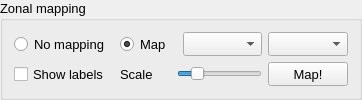
    <widget class="QgsCollapsibleGroupBox" name="glob_zone_map">
     <property name="enabled">
      <bool>true</bool>
     </property>
     <property name="sizePolicy">
      <sizepolicy hsizetype="Expanding" vsizetype="Preferred">
       <horstretch>0</horstretch>
       <verstretch>0</verstretch>
      </sizepolicy>
     </property>
     <property name="maximumSize">
      <size>
       <width>3840</width>
       <height>16777215</height>
      </size>
     </property>
     <property name="font">
      <font>
       <pointsize>10</pointsize>
      </font>
     </property>
     <property name="title">
      <string>Zonal mapping</string>
     </property>
     <layout class="QGridLayout" name="gridLayout_6">
      <item row="1" column="5">
       <widget class="QComboBox" name="cob_zones_map_info">
        <property name="sizePolicy">
         <sizepolicy hsizetype="Expanding" vsizetype="Preferred">
          <horstretch>0</horstretch>
          <verstretch>0</verstretch>
         </sizepolicy>
        </property>
        <property name="maximumSize">
         <size>
          <width>16777215</width>
          <height>60</height>
         </size>
        </property>
        <property name="font">
         <font>
          <pointsize>10</pointsize>
         </font>
        </property>
       </widget>
      </item>
      <item row="1" column="6">
       <widget class="QComboBox" name="cob_zones_color">
        <property name="sizePolicy">
         <sizepolicy hsizetype="Expanding" vsizetype="Preferred">
          <horstretch>0</horstretch>
          <verstretch>0</verstretch>
         </sizepolicy>
        </property>
        <property name="maximumSize">
         <size>
          <width>16777215</width>
          <height>60</height>
         </size>
        </property>
        <property name="font">
         <font>
          <pointsize>10</pointsize>
         </font>
        </property>
       </widget>
      </item>
      <item row="2" column="6">
       <widget class="QPushButton" name="but_map_zones">
        <property name="enabled">
         <bool>true</bool>
        </property>
        <property name="sizePolicy">
         <sizepolicy hsizetype="Expanding" vsizetype="Preferred">
          <horstretch>0</horstretch>
          <verstretch>0</verstretch>
         </sizepolicy>
        </property>
        <property name="maximumSize">
         <size>
          <width>16777215</width>
          <height>60</height>
         </size>
        </property>
        <property name="font">
         <font>
          <pointsize>10</pointsize>
         </font>
        </property>
        <property name="text">
         <string>Map!</string>
        </property>
       </widget>
      </item>
      <item row="2" column="1">
       <widget class="QLabel" name="lbl_scl_zone">
        <property name="sizePolicy">
         <sizepolicy hsizetype="Expanding" vsizetype="Preferred">
          <horstretch>0</horstretch>
          <verstretch>0</verstretch>
         </sizepolicy>
        </property>
        <property name="maximumSize">
         <size>
          <width>100</width>
          <height>60</height>
         </size>
        </property>
        <property name="font">
         <font>
          <pointsize>10</pointsize>
         </font>
        </property>
        <property name="text">
         <string>Scale</string>
        </property>
        <property name="alignment">
         <set>Qt::AlignLeading|Qt::AlignLeft|Qt::AlignVCenter</set>
        </property>
       </widget>
      </item>
      <item row="1" column="1">
       <widget class="QRadioButton" name="rdo_map_zones">
        <property name="enabled">
         <bool>true</bool>
        </property>
        <property name="sizePolicy">
         <sizepolicy hsizetype="Expanding" vsizetype="Preferred">
          <horstretch>0</horstretch>
          <verstretch>0</verstretch>
         </sizepolicy>
        </property>
        <property name="minimumSize">
         <size>
          <width>50</width>
          <height>0</height>
         </size>
        </property>
        <property name="maximumSize">
         <size>
          <width>100</width>
          <height>60</height>
         </size>
        </property>
        <property name="font">
         <font>
          <pointsize>10</pointsize>
         </font>
        </property>
        <property name="text">
         <string>Map</string>
        </property>
        <property name="checked">
         <bool>true</bool>
        </property>
       </widget>
      </item>
      <item row="1" column="0">
       <widget class="QRadioButton" name="rdo_no_map_zones">
        <property name="sizePolicy">
         <sizepolicy hsizetype="Expanding" vsizetype="Preferred">
          <horstretch>0</horstretch>
          <verstretch>0</verstretch>
         </sizepolicy>
        </property>
        <property name="minimumSize">
         <size>
          <width>100</width>
          <height>0</height>
         </size>
        </property>
        <property name="maximumSize">
         <size>
          <width>150</width>
          <height>60</height>
         </size>
        </property>
        <property name="font">
         <font>
          <pointsize>10</pointsize>
         </font>
        </property>
        <property name="text">
         <string>No mapping</string>
        </property>
        <property name="checked">
         <bool>false</bool>
        </property>
       </widget>
      </item>
      <item row="2" column="4" colspan="2">
       <widget class="QSlider" name="sld_zone_scale">
        <property name="sizePolicy">
         <sizepolicy hsizetype="Expanding" vsizetype="Preferred">
          <horstretch>0</horstretch>
          <verstretch>0</verstretch>
         </sizepolicy>
        </property>
        <property name="maximumSize">
         <size>
          <width>16777215</width>
          <height>60</height>
         </size>
        </property>
        <property name="font">
         <font>
          <pointsize>10</pointsize>
         </font>
        </property>
        <property name="minimum">
         <number>1</number>
        </property>
        <property name="maximum">
         <number>50</number>
        </property>
        <property name="value">
         <number>10</number>
        </property>
        <property name="orientation">
         <enum>Qt::Horizontal</enum>
        </property>
       </widget>
      </item>
      <item row="2" column="0">
       <widget class="QCheckBox" name="chb_label_zones">
        <property name="sizePolicy">
         <sizepolicy hsizetype="Expanding" vsizetype="Preferred">
          <horstretch>0</horstretch>
          <verstretch>0</verstretch>
         </sizepolicy>
        </property>
        <property name="maximumSize">
         <size>
          <width>150</width>
          <height>60</height>
         </size>
        </property>
        <property name="font">
         <font>
          <pointsize>10</pointsize>
         </font>
        </property>
        <property name="text">
         <string>Show labels</string>
        </property>
       </widget>
      </item>
     </layout>
    </widget>
